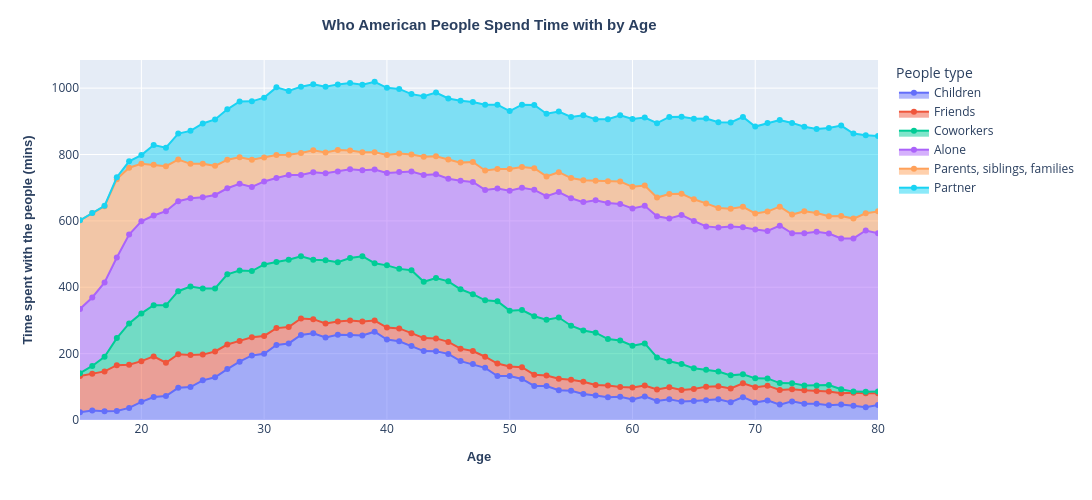

Here is the notebook cell this chart was saved with:
### Markdown cell above
### Thoughts:
- In my opinion, the seaborn bar chart (displayed in groups horizontally) was not as visually clear since our brain needs to do a bit more work to make sense of the plot (figure out what color bar is which people group) and it takes time to figure out who people spend most time with at different age group
- The idea of stacked bar plot came to mind
    - Inspired by [the porportion bar plot of How People Spend Their Time](https://ourworldindata.org/time-use#who-do-we-spend-time-with-across-our-lifetime)
    - Plotly offered an easy way to plot stacked bar chart (simipler than seaborn and needed a simple aggregate via groupby) and interactive with hoover option
    - The [Plotly stacked bar plot](https://plotly.com/python/bar-charts/) is much more clear and easier for people to understand the data content with customized hoover data display
    - Less brain power to figure out which color is what group and the stack bars help to see which people group each age group spend most with

#### Notes to myself:
- [Things to keep in mind when using Seaborn to plot](https://michaelwaskom.medium.com/three-common-seaborn-difficulties-10fdd0cc2a8b)

### Code cell
# Plot Area plot of the time data
fig = px.area(df1_long, x='Year', y='Time_mins', color='People type')

fig.update_layout(
    width = 1100,
    height=500,
    xaxis_title={
        'text': '<b>Age</b>',
        'font': {'size': 13, 'family': 'Arial'}
    },
    yaxis_title={'text':'<b>Time spent with the people (mins)</b>',
                'font':{'size': 13, 'family': 'Arial'}
    },
    title={'text':'<b>Who American People Spend Time with by Age </b>',
                'font':{'size': 15, 'family': 'Arial'}
    },
    title_x=0.45, #ceneter the title to the middle, title_x btw 0 and 1
    hovermode='x unified'
) # to bold font, use <b> </b> like HTML

fig.update_traces(mode="markers+lines",
                 hovertemplate='%{y:.2f} mins'
                 )
fig.show()

### Figure 1 — Plotly figure (JSON) as saved in the notebook; plotly's stock layout.template omitted (floating-point values rounded to 4 significant figures)
{"data": [{"fillpattern": {"shape": ""}, "hovertemplate": "%{y:.2f} mins", "legendgroup": "Children", "line": {"color": "#636efa"}, "marker": {"symbol": "circle"}, "mode": "markers+lines", "name": "Children", "orientation": "v", "showlegend": true, "stackgroup": "1", "x": [15, 16, 17, 18, 19, 20, 21, 22, 23, 24, 25, 26, 27, 28, 29, 30, 31, 32, 33, 34, 35, 36, 37, 38, 39, 40, 41, 42, 43, 44, 45, 46, 47, 48, 49, 50, 51, 52, 53, 54, 55, 56, 57, 58, 59, 60, 61, 62, 63, 64, 65, 66, 67, 68, 69, 70, 71, 72, 73, 74, 75, 76, 77, 78, 79, 80], "xaxis": "x", "y": [23.46, 28.61, 26.09, 27.39, 36.45, 54.63, 69.29, 72.3, 96.94, 99.39, 119.5, 128.6, 153.3, 175.8, 194.5, 199.8, 225.9, 230.7, 256.4, 261.2, 248.9, 256.6, 256.4, 254.5, 266.1, 242.4, 237.3, 223.0, 207.7, 207.0, 199.2, 177.5, 168.4, 157.3, 132.7, 132.4, 123.7, 102.7, 102.4, 89.76, 88.13, 78.61, 73.9, 68.31, 70.33, 61.93, 71.08, 57.48, 62.51, 55.41, 57.59, 59.68, 62.77, 53.82, 68.85, 52.78, 59.07, 46.34, 56.12, 48.99, 48.64, 44.34, 46.72, 42.99, 38.61, 45.01], "yaxis": "y", "type": "scatter"}, {"fillpattern": {"shape": ""}, "hovertemplate": "%{y:.2f} mins", "legendgroup": "Friends", "line": {"color": "#EF553B"}, "marker": {"symbol": "circle"}, "mode": "markers+lines", "name": "Friends", "orientation": "v", "showlegend": true, "stackgroup": "1", "x": [15, 16, 17, 18, 19, 20, 21, 22, 23, 24, 25, 26, 27, 28, 29, 30, 31, 32, 33, 34, 35, 36, 37, 38, 39, 40, 41, 42, 43, 44, 45, 46, 47, 48, 49, 50, 51, 52, 53, 54, 55, 56, 57, 58, 59, 60, 61, 62, 63, 64, 65, 66, 67, 68, 69, 70, 71, 72, 73, 74, 75, 76, 77, 78, 79, 80], "xaxis": "x", "y": [109.4, 110.7, 120.4, 137.8, 129.9, 122.7, 122.4, 100.2, 101.1, 96.79, 77.54, 77.86, 74.14, 62.49, 55.08, 53.48, 50.93, 49.46, 49.73, 42.65, 41.66, 40.12, 43.36, 42.1, 33.61, 36.2, 38.73, 38.7, 39.11, 38.86, 36.09, 37.46, 39.24, 33.36, 37.32, 28.92, 35.63, 33.96, 31.59, 34.84, 33.08, 36.82, 31.48, 35.28, 29.07, 35.95, 32.81, 34.45, 36.15, 35.18, 35.9, 40.83, 38.98, 41.38, 42.0, 45.8, 44.43, 44.23, 36.59, 40.51, 39.08, 41.5, 33.6, 39.3, 41.98, 35.59], "yaxis": "y", "type": "scatter"}, {"fillpattern": {"shape": ""}, "hovertemplate": "%{y:.2f} mins", "legendgroup": "Coworkers", "line": {"color": "#00cc96"}, "marker": {"symbol": "circle"}, "mode": "markers+lines", "name": "Coworkers", "orientation": "v", "showlegend": true, "stackgroup": "1", "x": [15, 16, 17, 18, 19, 20, 21, 22, 23, 24, 25, 26, 27, 28, 29, 30, 31, 32, 33, 34, 35, 36, 37, 38, 39, 40, 41, 42, 43, 44, 45, 46, 47, 48, 49, 50, 51, 52, 53, 54, 55, 56, 57, 58, 59, 60, 61, 62, 63, 64, 65, 66, 67, 68, 69, 70, 71, 72, 73, 74, 75, 76, 77, 78, 79, 80], "xaxis": "x", "y": [8.342, 23.53, 43.81, 81.63, 124.9, 143.9, 154.2, 173.0, 190.1, 206.1, 199.2, 190.1, 211.5, 212.1, 199.1, 215.6, 199.1, 202.8, 187.0, 179.4, 190.7, 178.9, 188.5, 197.1, 172.8, 187.3, 179.4, 189.5, 169.8, 182.1, 182.5, 179.0, 171.4, 170.1, 187.7, 168.2, 172.2, 176.1, 168.3, 184.4, 162.9, 154.1, 157.7, 140.4, 140.2, 125.9, 126.8, 96.65, 78.32, 78.25, 62.19, 50.92, 44.56, 39.27, 27.19, 26.85, 21.89, 20.65, 18.39, 14.61, 16.37, 19.66, 12.48, 3.249, 4.533, 5.215], "yaxis": "y", "type": "scatter"}, {"fillpattern": {"shape": ""}, "hovertemplate": "%{y:.2f} mins", "legendgroup": "Alone", "line": {"color": "#ab63fa"}, "marker": {"symbol": "circle"}, "mode": "markers+lines", "name": "Alone", "orientation": "v", "showlegend": true, "stackgroup": "1", "x": [15, 16, 17, 18, 19, 20, 21, 22, 23, 24, 25, 26, 27, 28, 29, 30, 31, 32, 33, 34, 35, 36, 37, 38, 39, 40, 41, 42, 43, 44, 45, 46, 47, 48, 49, 50, 51, 52, 53, 54, 55, 56, 57, 58, 59, 60, 61, 62, 63, 64, 65, 66, 67, 68, 69, 70, 71, 72, 73, 74, 75, 76, 77, 78, 79, 80], "xaxis": "x", "y": [193.3, 206.4, 224.2, 242.7, 267.8, 277.6, 270.2, 283.6, 270.9, 265.8, 275.1, 281.6, 259.3, 261.1, 253.7, 250.0, 253.2, 255.1, 244.9, 263.6, 262.6, 273.3, 267.1, 259.0, 282.0, 278.3, 292.1, 297.9, 321.7, 312.7, 309.0, 326.8, 338.2, 332.6, 339.7, 361.1, 368.6, 380.8, 372.2, 377.7, 384.1, 387.0, 399.2, 409.8, 411.5, 413.3, 414.8, 425.2, 430.5, 449.0, 444.0, 432.0, 433.9, 448.2, 443.0, 448.9, 444.5, 474.5, 451.4, 458.7, 463.4, 456.5, 454.3, 461.6, 485.8, 476.8], "yaxis": "y", "type": "scatter"}, {"fillpattern": {"shape": ""}, "hovertemplate": "%{y:.2f} mins", "legendgroup": "Parents, siblings, families", "line": {"color": "#FFA15A"}, "marker": {"symbol": "circle"}, "mode": "markers+lines", "name": "Parents, siblings, families", "orientation": "v", "showlegend": true, "stackgroup": "1", "x": [15, 16, 17, 18, 19, 20, 21, 22, 23, 24, 25, 26, 27, 28, 29, 30, 31, 32, 33, 34, 35, 36, 37, 38, 39, 40, 41, 42, 43, 44, 45, 46, 47, 48, 49, 50, 51, 52, 53, 54, 55, 56, 57, 58, 59, 60, 61, 62, 63, 64, 65, 66, 67, 68, 69, 70, 71, 72, 73, 74, 75, 76, 77, 78, 79, 80], "xaxis": "x", "y": [267.1, 254.3, 229.8, 236.4, 201.3, 173.1, 152.7, 135.8, 125.8, 103.8, 101.0, 87.65, 85.96, 80.15, 81.61, 72.48, 69.53, 61.34, 66.36, 65.72, 62.11, 64.81, 56.45, 54.0, 52.7, 54.64, 55.61, 50.69, 55.29, 54.22, 58.07, 54.8, 60.09, 58.56, 58.64, 65.36, 62.21, 65.24, 59.57, 60.02, 60.74, 66.08, 58.83, 65.85, 67.32, 65.53, 60.9, 56.58, 73.46, 63.96, 65.28, 69.28, 58.83, 53.72, 61.42, 47.98, 58.15, 57.17, 56.55, 66.21, 56.28, 51.96, 67.46, 59.7, 51.94, 66.1], "yaxis": "y", "type": "scatter"}, {"fillpattern": {"shape": ""}, "hovertemplate": "%{y:.2f} mins", "legendgroup": "Partner", "line": {"color": "#19d3f3"}, "marker": {"symbol": "circle"}, "mode": "markers+lines", "name": "Partner", "orientation": "v", "showlegend": true, "stackgroup": "1", "x": [15, 16, 17, 18, 19, 20, 21, 22, 23, 24, 25, 26, 27, 28, 29, 30, 31, 32, 33, 34, 35, 36, 37, 38, 39, 40, 41, 42, 43, 44, 45, 46, 47, 48, 49, 50, 51, 52, 53, 54, 55, 56, 57, 58, 59, 60, 61, 62, 63, 64, 65, 66, 67, 68, 69, 70, 71, 72, 73, 74, 75, 76, 77, 78, 79, 80], "xaxis": "x", "y": [0, 0.03069, 1.123, 5.697, 19.34, 26.35, 59.9, 55.77, 78.19, 99.44, 121.3, 139.9, 151.9, 168.2, 176.2, 180.0, 203.7, 192.0, 200.0, 199.2, 198.3, 197.6, 204.0, 203.3, 212.1, 201.9, 194.7, 182.3, 181.8, 191.9, 184.0, 186.7, 181.1, 198.0, 194.1, 174.9, 187.8, 190.5, 188.7, 182.9, 184.4, 195.9, 185.3, 186.5, 199.9, 204.6, 205.2, 224.1, 232.4, 231.8, 242.5, 255.9, 258.1, 260.4, 270.7, 261.9, 266.7, 261.1, 276.1, 254.4, 252.9, 266.2, 272.7, 256.4, 235.4, 227.0], "yaxis": "y", "type": "scatter"}], "layout": {"xaxis": {"anchor": "y", "domain": [0, 1], "title": {"text": "<b>Age</b>", "font": {"size": 13, "family": "Arial"}}}, "yaxis": {"anchor": "x", "domain": [0, 1], "title": {"text": "<b>Time spent with the people (mins)</b>", "font": {"size": 13, "family": "Arial"}}}, "legend": {"title": {"text": "People type"}, "tracegroupgap": 0}, "margin": {"t": 60}, "title": {"font": {"size": 15, "family": "Arial"}, "text": "<b>Who American People Spend Time with by Age </b>", "x": 0.45}, "width": 1100, "height": 500, "hovermode": "x unified"}}
